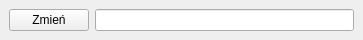
<?xml version="1.0" encoding="UTF-8"?>
<ui version="4.0">
 <class>MainWindow</class>
 <widget class="QMainWindow" name="MainWindow">
  <property name="geometry">
   <rect>
    <x>0</x>
    <y>0</y>
    <width>363</width>
    <height>40</height>
   </rect>
  </property>
  <property name="windowTitle">
   <string>MainWindow</string>
  </property>
  <widget class="QWidget" name="centralwidget">
   <property name="sizePolicy">
    <sizepolicy hsizetype="Maximum" vsizetype="Maximum">
     <horstretch>0</horstretch>
     <verstretch>0</verstretch>
    </sizepolicy>
   </property>
   <layout class="QFormLayout" name="formLayout_2">
    <item row="0" column="0">
     <widget class="QPushButton" name="pushButton">
      <property name="text">
       <string>Zmień</string>
      </property>
     </widget>
    </item>
    <item row="0" column="1">
     <widget class="QLineEdit" name="lineEdit"/>
    </item>
   </layout>
  </widget>
 </widget>
 <resources/>
 <connections/>
</ui>
